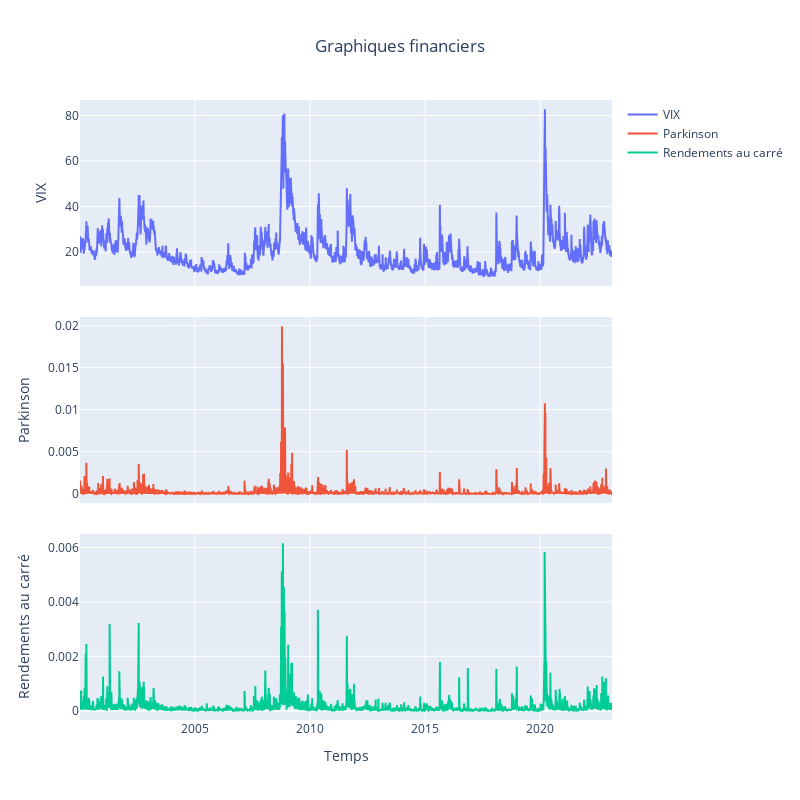

Notebook code for this chart:
### Markdown cell above
### Les trois séries ne sont pas comparable, il faut donc les mettre à la même échelle

### Code cell
# On fait 3 graphiques pour se rendre compte de la différence d'échelle et de l'allure des courbes
fig = sp.make_subplots(rows=3, cols=1, shared_xaxes=True, vertical_spacing=0.05)

fig.add_trace(go.Scatter(x=df.index, y=df['VIX'], name='VIX'), row=1, col=1)
fig.add_trace(go.Scatter(x=df.index, y=df['Parkinson'], name='Parkinson'), row=2, col=1)
fig.add_trace(go.Scatter(x=df.index, y=df['Squared returns'], name='Rendements au carré'), row=3, col=1)

fig.update_yaxes(title_text='VIX', row=1, col=1)
fig.update_yaxes(title_text='Parkinson', row=2, col=1)
fig.update_yaxes(title_text='Rendements au carré', row=3, col=1)
fig.update_xaxes(title_text='Temps', row=3, col=1)

fig.update_layout(height=800, width=800, title={
    'text': "Graphiques financiers",
    'y':0.95,
    'x':0.5,
    'xanchor': 'center',
    'yanchor': 'top'})

# Afficher la figure
fig.show()

### Figure 1 — Plotly figure (JSON) as saved in the notebook; plotly's stock layout.template omitted (floating-point values rounded to 4 significant figures; data arrays with more than 128 entries replaced by an {"elided": "..."} marker saying what was removed)
{"data": [{"name": "VIX", "type": "scatter", "x": {"elided": "5822 str values"}, "xaxis": "x", "y": {"elided": "5822 float values"}, "yaxis": "y"}, {"name": "Parkinson", "type": "scatter", "x": {"elided": "5822 str values"}, "xaxis": "x2", "y": {"elided": "5822 float values"}, "yaxis": "y2"}, {"name": "Rendements au carré", "type": "scatter", "x": {"elided": "5822 str values"}, "xaxis": "x3", "y": {"elided": "5822 float values"}, "yaxis": "y3"}], "layout": {"height": 800, "title": {"text": "Graphiques financiers", "x": 0.5, "xanchor": "center", "y": 0.95, "yanchor": "top"}, "width": 800, "xaxis": {"anchor": "y", "domain": [0, 1], "matches": "x3", "showticklabels": false}, "xaxis2": {"anchor": "y2", "domain": [0, 1], "matches": "x3", "showticklabels": false}, "xaxis3": {"anchor": "y3", "domain": [0, 1], "title": {"text": "Temps"}}, "yaxis": {"anchor": "x", "domain": [0.7, 1], "title": {"text": "VIX"}}, "yaxis2": {"anchor": "x2", "domain": [0.35, 0.65], "title": {"text": "Parkinson"}}, "yaxis3": {"anchor": "x3", "domain": [0, 0.3], "title": {"text": "Rendements au carré"}}}}
